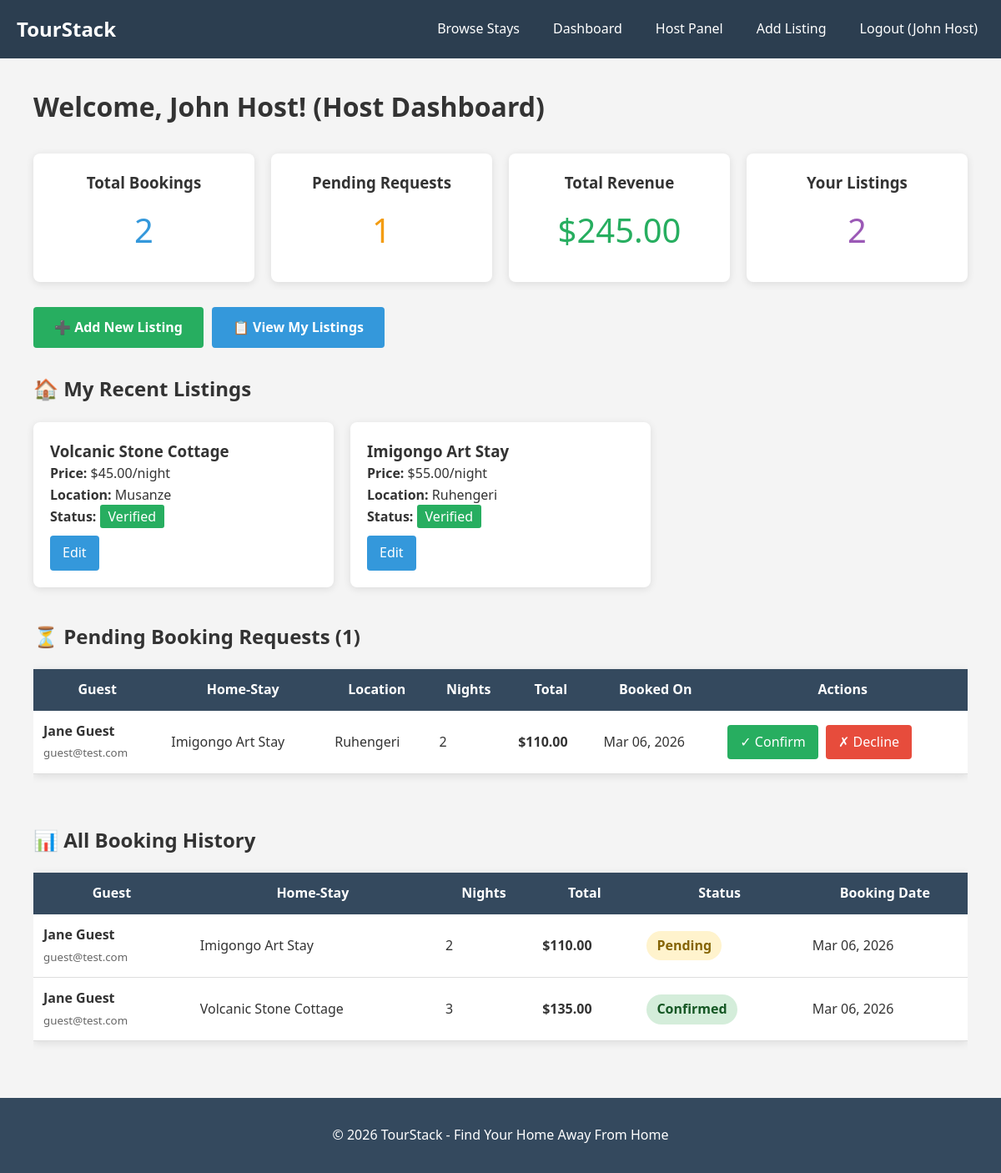
Page /index.php?page=host-dashboard (signed in) on the earlier database version.
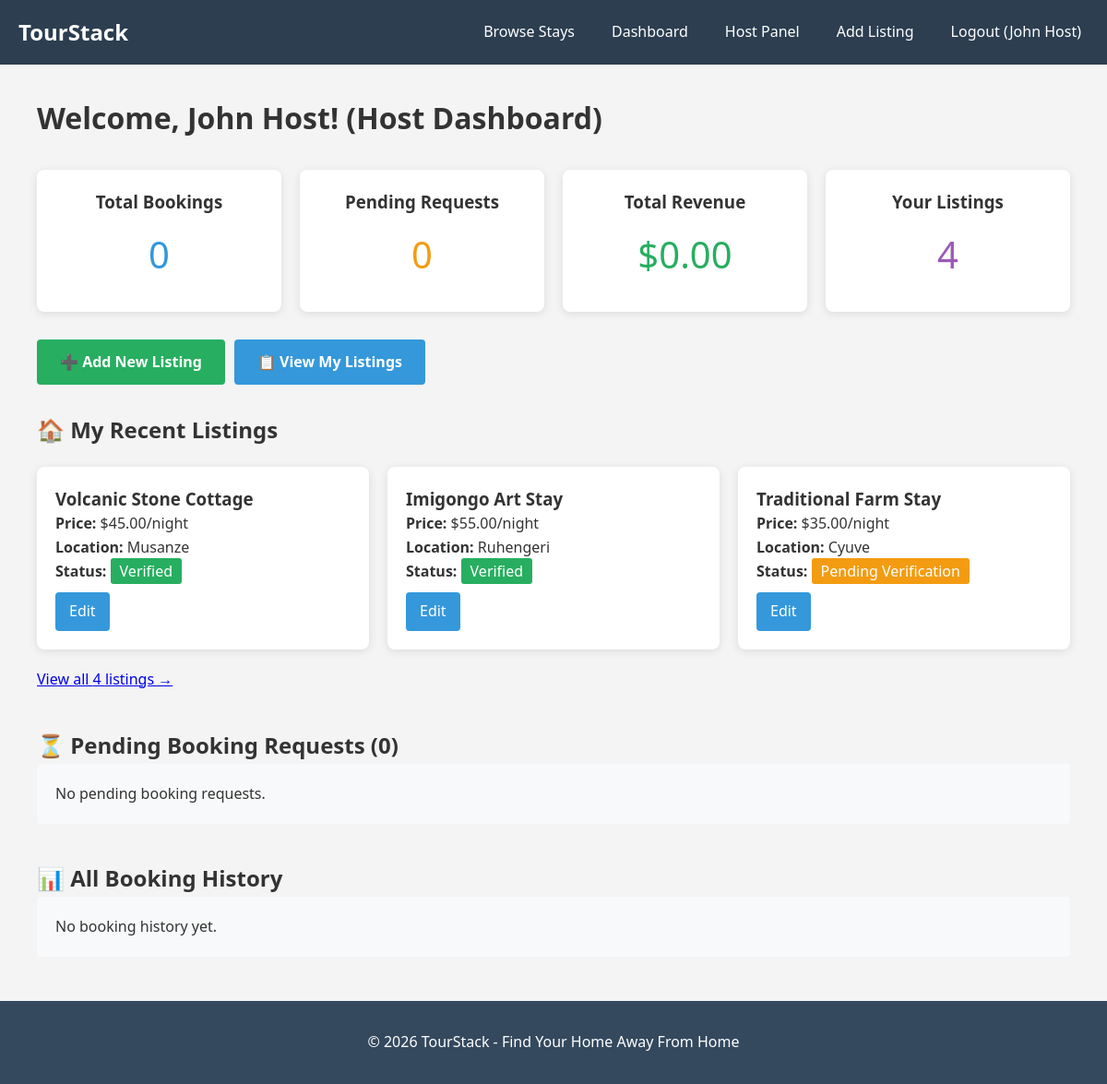
Same page on the later database version.
### tables this page shows
CREATE TABLE `homestays` (
  `id` int(11) NOT NULL,
  `host_id` int(11) NOT NULL,
  `title` varchar(200) NOT NULL,
  `description` text DEFAULT NULL,
  `price` decimal(10,2) NOT NULL,
  `location` varchar(200) NOT NULL,
  `cultural_tag` enum('Imigongo','volcanic stone','traditional','none') DEFAULT 'none',
  `image` varchar(255) DEFAULT 'placeholder.jpg',
  `verified` tinyint(1) DEFAULT 0,
  `created_at` timestamp NOT NULL DEFAULT current_timestamp()
);

CREATE TABLE `bookings` (
  `id` int(11) NOT NULL,
  `homestay_id` int(11) NOT NULL,
  `guest_id` int(11) NOT NULL,
  `nights` int(11) NOT NULL,
  `total_price` decimal(10,2) NOT NULL,
  `status` enum('pending','confirmed','cancelled') DEFAULT 'pending',
  `booking_date` timestamp NOT NULL DEFAULT current_timestamp()
);

CREATE TABLE `users` (
  `id` int(11) NOT NULL,
  `name` varchar(100) NOT NULL,
  `email` varchar(100) NOT NULL,
  `password` varchar(255) NOT NULL,
  `role` enum('host','guest','admin') DEFAULT 'guest',
  `created_at` timestamp NOT NULL DEFAULT current_timestamp()
);

### host-dashboard.php (the view, shortened to what the changed rows need)
<?php
require_once 'config.php';
$host_id = $_SESSION['user_id'];
$stats_sql = "
    SELECT
        COUNT(DISTINCT b.id) as total_bookings,
        COALESCE(SUM(b.total_price), 0) as total_revenue,
        SUM(CASE WHEN b.status = 'pending' THEN 1 ELSE 0 END) as pending_requests,
        COUNT(DISTINCT h.id) as total_listings
    FROM homestays h
    LEFT JOIN bookings b ON h.id = b.homestay_id
    WHERE h.host_id = ?
";
$stmt = $conn->prepare($stats_sql);
$stmt->bind_param("i", $host_id);
$stmt->execute();
$stats = $stmt->get_result()->fetch_assoc();
$pending_sql = "
    SELECT
        b.*,
        h.title,
        h.location,
        u.name as guest_name,
        u.email as guest_email
    FROM bookings b
    JOIN homestays h ON b.homestay_id = h.id
    JOIN users u ON b.guest_id = u.id
    WHERE h.host_id = ? AND b.status = 'pending'
    ORDER BY b.booking_date DESC
";
$stmt = $conn->prepare($pending_sql);
$stmt->bind_param("i", $host_id);
$stmt->execute();
$pending_bookings = $stmt->get_result();
$history_sql = "
    SELECT
        b.*,
        h.title,
        h.location,
        u.name as guest_name,
        u.email as guest_email
    FROM bookings b
    JOIN homestays h ON b.homestay_id = h.id
    JOIN users u ON b.guest_id = u.id
    WHERE h.host_id = ?
    ORDER BY b.booking_date DESC
";
$stmt = $conn->prepare($history_sql);
$stmt->bind_param("i", $host_id);
$stmt->execute();
$all_bookings = $stmt->get_result();
$listings_sql = "SELECT * FROM homestays WHERE host_id = ? ORDER BY created_at DESC";
$stmt = $conn->prepare($listings_sql);
$stmt->bind_param("i", $host_id);
$stmt->execute();
$listings = $stmt->get_result();
?>
<div class="container">
    <h1>Welcome, <?php echo $_SESSION['name']; ?>! (Host Dashboard)</h1>
    <div style="display: grid; grid-template-columns: repeat(auto-fit, minmax(200px, 1fr)); gap: 20px; margin: 30px 0;">
        <div style="background: white; padding: 20px; border-radius: 8px; box-shadow: 0 2px 10px rgba(0,0,0,0.1); text-align: center;">
            <h3>Total Bookings</h3>
            <p style="font-size: 2.5em; color: #3498db; margin: 10px 0;"><?php echo $stats['total_bookings'] ?? 0; ?></p>
        </div>
        <div style="background: white; padding: 20px; border-radius: 8px; box-shadow: 0 2px 10px rgba(0,0,0,0.1); text-align: center;">
            <h3>Pending Requests</h3>
            <p style="font-size: 2.5em; color: #f39c12; margin: 10px 0;"><?php echo $stats['pending_requests'] ?? 0; ?></p>
        </div>
        <div style="background: white; padding: 20px; border-radius: 8px; box-shadow: 0 2px 10px rgba(0,0,0,0.1); text-align: center;">
            <h3>Total Revenue</h3>
            <p style="font-size: 2.5em; color: #27ae60; margin: 10px 0;">$<?php echo number_format($stats['total_revenue'] ?? 0, 2); ?></p>
        </div>
        <div style="background: white; padding: 20px; border-radius: 8px; box-shadow: 0 2px 10px rgba(0,0,0,0.1); text-align: center;">
            <h3>Your Listings</h3>
            <p style="font-size: 2.5em; color: #9b59b6; margin: 10px 0;"><?php echo $stats['total_listings'] ?? 0; ?></p>
        </div>
    </div>
    <div style="margin: 30px 0; display: flex; gap: 10px; flex-wrap: wrap;">
        <a href="index.php?page=add-listing" style="background: #27ae60; color: white; padding: 12px 25px; text-decoration: none; border-radius: 4px; display: inline-block; font-weight: bold;">➕ Add New Listing</a>
        <a href="index.php?page=dashboard" style="background: #3498db; color: white; padding: 12px 25px; text-decoration: none; border-radius: 4px; display: inline-block; font-weight: bold;">📋 View My Listings</a>
    </div>
    <h2>🏠 My Recent Listings</h2>
    <?php if ($listings && $listings->num_rows > 0): ?>
        <div style="display: grid; grid-template-columns: repeat(auto-fill, minmax(300px, 1fr)); gap: 20px; margin: 20px 0;">
            <?php
            $count = 0;
            while($listing = $listings->fetch_assoc()):
                if($count >= 3) break;
                $count++;
            ?>
                <div style="background: white; border-radius: 8px; padding: 20px; box-shadow: 0 2px 10px rgba(0,0,0,0.1);">
                    <h3 style="margin-top: 0;"><?php echo $listing['title']; ?></h3>
                    <p><strong>Price:</strong> $<?php echo $listing['price']; ?>/night</p>
                    <p><strong>Location:</strong> <?php echo $listing['location']; ?></p>
                    <p>
                        <strong>Status:</strong>
                        <?php if($listing['verified']): ?>
                            <span style="background: #27ae60; color: white; padding: 3px 10px; border-radius: 3px;">Verified</span>
                        <?php else: ?>
                            <span style="background: #f39c12; color: white; padding: 3px 10px; border-radius: 3px;">Pending Verification</span>
                        <?php endif; ?>
                    </p>
                    <a href="index.php?page=edit-listing&id=<?php echo $listing['id']; ?>" style="background: #3498db; color: white; padding: 8px 15px; text-decoration: none; border-radius: 4px; display: inline-block; margin-top: 10px;">Edit</a>
                </div>
            <?php endwhile; ?>
        </div>
        <?php if($listings->num_rows > 3): ?>
            <p><a href="index.php?page=dashboard">View all <?php echo $listings->num_rows; ?> listings →</a></p>
        <?php endif; ?>
    <?php else: ?>
        <p style="background: #f8f9fa; padding: 20px; border-radius: 4px;">You haven't created any listings yet. <a href="index.php?page=add-listing">Add your first listing!</a></p>
    <?php endif; ?>
    <h2 style="margin-top: 40px;">⏳ Pending Booking Requests (<?php echo $stats['pending_requests'] ?? 0; ?>)</h2>
    <?php if ($pending_bookings && $pending_bookings->num_rows > 0): ?>
        <div style="overflow-x: auto;">
            <table style="width: 100%; border-collapse: collapse; margin: 20px 0; background: white; box-shadow: 0 2px 10px rgba(0,0,0,0.1);">
                <thead style="background: #34495e; color: white;">
                    <tr>
                        <th style="padding: 12px;">Guest</th>
                        <th style="padding: 12px;">Home-Stay</th>
                        <th style="padding: 12px;">Location</th>
                        <th style="padding: 12px;">Nights</th>
                        <th style="padding: 12px;">Total</th>
                        <th style="padding: 12px;">Booked On</th>
                        <th style="padding: 12px;">Actions</th>
                    </tr>
                </thead>
                <tbody>
                    <?php while($booking = $pending_bookings->fetch_assoc()): ?>
                        <tr style="border-bottom: 1px solid #ddd;">
                            <td style="padding: 12px;">
                                <strong><?php echo $booking['guest_name']; ?></strong><br>
                                <small style="color: #666;"><?php echo $booking['guest_email']; ?></small>
                            </td>
                            <td style="padding: 12px;"><?php echo $booking['title']; ?></td>
                            <td style="padding: 12px;"><?php echo $booking['location']; ?></td>
                            <td style="padding: 12px;"><?php echo $booking['nights']; ?></td>
                            <td style="padding: 12px;"><strong>$<?php echo $booking['total_price']; ?></strong></td>
                            <td style="padding: 12px;"><?php echo date('M d, Y', strtotime($booking['booking_date'])); ?></td>
                            <td style="padding: 12px;">
                                <a href="update-booking-status.php?id=<?php echo $booking['id']; ?>&action=confirm"
                                   style="background: #27ae60; color: white; padding: 8px 15px; text-decoration: none; border-radius: 4px; display: inline-block; margin-right: 5px;"
                                   onclick="return confirm('Confirm this booking?')">✓ Confirm</a>
                                <a href="update-booking-status.php?id=<?php echo $booking['id']; ?>&action=cancel"
                                   style="background: #e74c3c; color: white; padding: 8px 15px; text-decoration: none; border-radius: 4px; display: inline-block;"
                                   onclick="return confirm('Cancel this booking?')">✗ Decline</a>
                            </td>
                        </tr>
                    <?php endwhile; ?>
                </tbody>
            </table>
        </div>
    <?php else: ?>
        <p style="background: #f8f9fa; padding: 20px; border-radius: 4px;">No pending booking requests.</p>
    <?php endif; ?>
    <h2 style="margin-top: 40px;">📊 All Booking History</h2>
    <?php if ($all_bookings && $all_bookings->num_rows > 0): ?>
        <div style="overflow-x: auto;">
            <table style="width: 100%; border-collapse: collapse; margin: 20px 0; background: white; box-shadow: 0 2px 10px rgba(0,0,0,0.1);">
                <thead style="background: #34495e; color: white;">
                    <tr>
                        <th style="padding: 12px;">Guest</th>
                        <th style="padding: 12px;">Home-Stay</th>
                        <th style="padding: 12px;">Nights</th>
                        <th style="padding: 12px;">Total</th>
                        <th style="padding: 12px;">Status</th>
                        <th style="padding: 12px;">Booking Date</th>
                    </tr>
                </thead>
                <tbody>
                    <?php while($booking = $all_bookings->fetch_assoc()): ?>
                        <tr style="border-bottom: 1px solid #ddd;">
                            <td style="padding: 12px;">
                                <strong><?php echo $booking['guest_name']; ?></strong><br>
                                <small style="color: #666;"><?php echo $booking['guest_email']; ?></small>
                            </td>
                            <td style="padding: 12px;"><?php echo $booking['title']; ?></td>
                            <td style="padding: 12px;"><?php echo $booking['nights']; ?></td>
                            <td style="padding: 12px;"><strong>$<?php echo $booking['total_price']; ?></strong></td>
                            <td style="padding: 12px;">
                                <span style="
                                    display: inline-block;
                                    padding: 5px 12px;
                                    border-radius: 20px;
                                    background: <?php
                                        echo $booking['status'] == 'confirmed' ? '#d4edda' :
                                            ($booking['status'] == 'pending' ? '#fff3cd' : '#f8d7da');
                                    ?>;
                                    color: <?php
                                        echo $booking['status'] == 'confirmed' ? '#155724' :
                                            ($booking['status'] == 'pending' ? '#856404' : '#721c24');
                                    ?>;
                                    font-weight: bold;
                                ">
                                    <?php echo ucfirst($booking['status']); ?>
                                </span>
                            </td>
                            <td style="padding: 12px;"><?php echo date('M d, Y', strtotime($booking['booking_date'])); ?></td>
                        </tr>
                    <?php endwhile; ?>
                </tbody>
            </table>
        </div>
    <?php else: ?>
        <p style="background: #f8f9fa; padding: 20px; border-radius: 4px;">No booking history yet.</p>
    <?php endif; ?>
</div>

Differences in the rows shown:
removed bookings: guest.name "Jane Guest", guest.email "guest@test.com", homestay.title "Imigongo Art Stay", homestay.location "Ruhengeri", nights "2", total_price "110.00", booking_date "Mar 06, 2026", status "Pending"
removed bookings: guest.name "Jane Guest", guest.email "guest@test.com", homestay.title "Volcanic Stone Cottage", nights "3", total_price "135.00", status "Confirmed", booking_date "Mar 06, 2026", shown under "📊 All Booking History"
added homestays: title "Traditional Farm Stay", price "35.00", location "Cyuve", verified "Pending Verification"
Other differences:
$stats['total_bookings']: "2" → "0"
$stats['pending_requests']: "1" → "0"
$stats['total_revenue']: "245.00" → "0.00"
$stats['total_listings']: "2" → "4"
$listings->num_rows: (not shown) → "4"
text no longer shown: "Guest Home-Stay Location Nights Total Booked On Actions Guest Home-Stay Nights Total Status Booking Date"
text now shown: "View all listings → No pending booking requests. No booking history yet."
